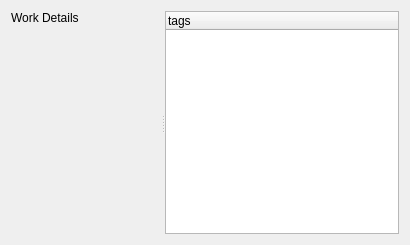
<?xml version="1.0" encoding="UTF-8"?>
<ui version="4.0">
 <class>WorkDetailView</class>
 <widget class="QWidget" name="WorkDetailView">
  <property name="geometry">
   <rect>
    <x>0</x>
    <y>0</y>
    <width>410</width>
    <height>245</height>
   </rect>
  </property>
  <property name="windowTitle">
   <string>Form</string>
  </property>
  <layout class="QGridLayout" name="gridLayout">
   <item row="0" column="0">
    <widget class="QSplitter" name="splitter">
     <property name="orientation">
      <enum>Qt::Horizontal</enum>
     </property>
     <widget class="QLabel" name="name">
      <property name="minimumSize">
       <size>
        <width>150</width>
        <height>0</height>
       </size>
      </property>
      <property name="text">
       <string>Work Details</string>
      </property>
      <property name="alignment">
       <set>Qt::AlignLeading|Qt::AlignLeft|Qt::AlignTop</set>
      </property>
      <property name="wordWrap">
       <bool>true</bool>
      </property>
     </widget>
     <widget class="QTreeWidget" name="tagView">
      <property name="editTriggers">
       <set>QAbstractItemView::NoEditTriggers</set>
      </property>
      <property name="showDropIndicator" stdset="0">
       <bool>true</bool>
      </property>
      <property name="dragDropMode">
       <enum>QAbstractItemView::DropOnly</enum>
      </property>
      <property name="alternatingRowColors">
       <bool>true</bool>
      </property>
      <attribute name="headerVisible">
       <bool>true</bool>
      </attribute>
      <column>
       <property name="text">
        <string>tags</string>
       </property>
      </column>
     </widget>
    </widget>
   </item>
  </layout>
 </widget>
 <resources/>
 <connections/>
</ui>
